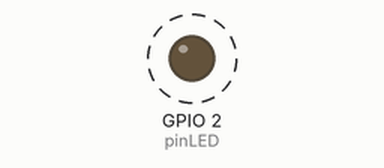
The sketch below on a simulated ESP32. On the bench: output pins drawn as LEDs (lit = HIGH). Dashed ring = blinking. What the sketch prints to the serial monitor is not drawn.

Above: at 0.5 s.
Timing chart, 0 to 4.6 s (numbered marks = the images above):
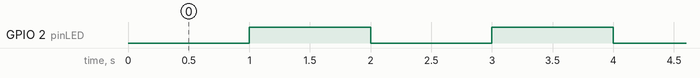

The sketch:

esp32-piscaLED.ino
```cpp
// (licence header left out)
int pinLED = 2;

void setup()
{
  Serial.begin(115200);
  pinMode(pinLED, OUTPUT);
  digitalWrite(pinLED, 1);
  Serial.println("LED ON");

  }


void loop()
{

    digitalWrite(pinLED, !digitalRead(pinLED));
   delay(1000);

}
```

Measured:
- by itself, GPIO 2 (pinLED): alternates HIGH for 1.0 s and LOW for 1.0 s
